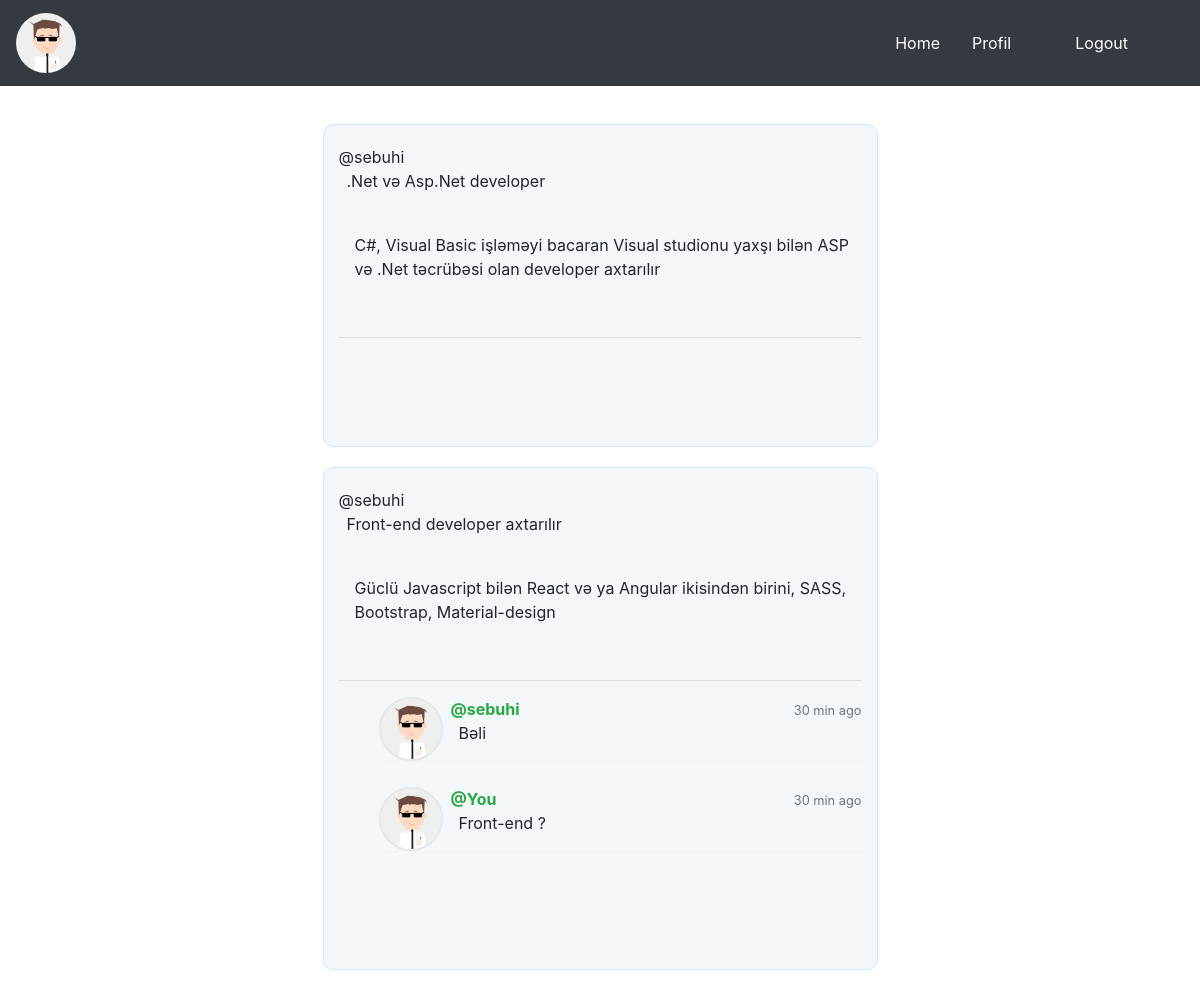
The app's page /info/2/ (signed in) with its own data.
### user/models.py (models this page shows, shortened)
class Posts(models.Model):
   owner_id = models.ForeignKey("auth.User",on_delete = models.CASCADE,verbose_name = "Postun Sahibi ", related_name='posts')
   title = models.CharField(max_length = 100,verbose_name = "Başlıq")
   content = models.CharField(max_length=3000, verbose_name='İçəriyi')
   category = models.ForeignKey(Categorie,on_delete = models.CASCADE,verbose_name = "Post Kategiyasi",related_name="post_category")
   subcategory = models.TextField(verbose_name = "Post Subkategoriyalari", default="None")
   created_date = models.DateTimeField(auto_now_add=True,verbose_name="Paylaşım tarixi")
   updated_date = models.DateTimeField(auto_now=True)
   post_image = models.FileField(blank = True,null = True,verbose_name="Şəkil əlavə edin")
   class Meta:
      ordering = ['-created_date'][:10]

class Comments(models.Model):
   post_id = models.ForeignKey(Posts,on_delete = models.CASCADE,verbose_name = "Paylaşım",related_name="comments")
   author_id = models.ForeignKey("auth.User",on_delete = models.CASCADE,verbose_name = "Kommentin sahibi ", related_name='authors')
   comment_content = models.CharField(max_length = 1000,verbose_name = "Komment")
   comment_date = models.DateTimeField(auto_now_add=True)
   update_date = models.DateTimeField(auto_now=True)
   class Meta:
      ordering = ['-comment_date'][:5]

### user/views.py (the view)
# urls.py: path('info/<int:id>/' or 'info/<string:username>/', main.info, name='info'),
@login_required(login_url="login")
def info(request, id = None, username = None):
	user = {}
	if id:
		user = get_object_or_404(User, id = id)
	if username:
		user = get_object_or_404(User, username = username)
	if user:
		all_posts = user.posts.all()
		return render(request, "info.html", {'posts' : all_posts, 'username' : user.username})
	return HttpResponse('Page Not Found', status=404)

### templates/info.html (shortened to what this page needs)
{% extends "layout.html" %}
{% block navbar %}
{% include "includes/navbar.html" %}
{% endblock navbar %}
{% block body %}
<div class="bootstrap snippets" style="margin-top:100px">
	<br>
	<div id="postList">
	{% if posts %}
		{% for post in posts %}
			<div class="col-md-6 col-md-offset-2 col-sm-12 ml-auto mr-auto postsStyle">
				<div class="comment-wrapper">
					<div class="panel panel-info">
						<div class="panel-heading">
							@{{post.owner_id.username}} <br> <p class="ml-2">{{post.title}}<p>
						</div>
						<div class="panel-body">
							<br>
							<p class="ml-3">
								{{post.content}}
							</p>
							<br>
							<hr>
							<ul class="media-list">
							{% if post.comments.all %}
								{% for comment in post.comments.all %}
									<li class="media">
										<a href="#" class="pull-left" style="float:left">
											<img src="{{ MEDIA_URL }}user_1.jpg" alt="" class="img-circle">
										</a>
										<div class="media-body">
											<span class="text-muted pull-right" style="float:right">
												<small class="text-muted">30 min ago</small>
											</span>
											<strong class="text-success ml-2">
											{% if comment.author_id.id == user.id %}
											   @You
											{% else %}
												@{{comment.author_id.username}}
											{% endif %}
											</strong>
											<p class="ml-3">
												{{comment.comment_content}}
											</p>
										</div>
									</li>
								{% endfor %}
							{% endif %}
							</ul>
							<br>
							<br><br>
						</div>
					</div>
				</div>
			</div>
		{% endfor %}
	{% else %}
	    	<div class="alert alert-danger"><h3>{{ username }} not Any post yet</h3></div>
	{% endif %}
	</div>
</div>
{% endblock body %}

### static/css/app.css (style rules this page uses)
:root { --input-padding-x: 1.5rem; --input-padding-y: .75rem; }
.comment-wrapper .panel-body { max-height:650px; overflow:auto; }
.comment-wrapper .media-list .media img { width:64px; height:64px; border:2px solid #e5e7e8; }
.comment-wrapper .media-list .media { border-bottom:1px dashed #efefef; margin-bottom:25px; }
.img-circle { border-radius: 50%; width: 60px; height: 60px; }
.postsStyle { background-color: #F4F7FA; border: 1px solid #CEE7FF; border-radius: 10px; margin-bottom: 20px; padding-top: 20px; padding-bottom: 20px; }

### records on screen
Posts: owner_id.username "sebuhi", title ".Net və Asp.Net developer", content "C#, Visual Basic işləməyi bacaran Visual studionu yaxşı bilən ASP və .Net təcrübəsi olan developer axtarılır"
Posts: owner_id.username "sebuhi", title "Front-end developer axtarılır", content "Güclü Javascript bilən React və ya Angular ikisindən birini, SASS, Bootstrap, Material-design"
Comments: author_id.username "sebuhi", comment_content "Bəli"
Comments: shows "@You", comment_content "Front-end ?"
